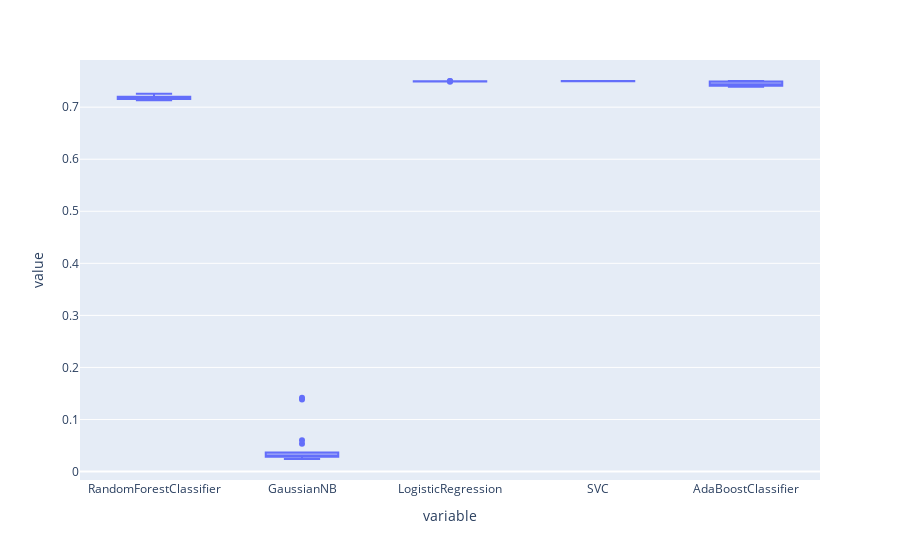

Here is the notebook cell this chart was saved with:
### Code cell
import plotly.express as px

fig = px.box(scores_df)
fig.show()

### Figure 1 — Plotly figure (JSON) as saved in the notebook; plotly's stock layout.template omitted (floating-point values rounded to 4 significant figures)
{"data": [{"alignmentgroup": "True", "hovertemplate": "variable=%{x}<br>value=%{y}<extra></extra>", "legendgroup": "", "marker": {"color": "#636efa"}, "name": "", "notched": false, "offsetgroup": "", "orientation": "v", "showlegend": false, "type": "box", "x": ["RandomForestClassifier", "RandomForestClassifier", "RandomForestClassifier", "RandomForestClassifier", "RandomForestClassifier", "RandomForestClassifier", "RandomForestClassifier", "RandomForestClassifier", "RandomForestClassifier", "RandomForestClassifier", "RandomForestClassifier", "RandomForestClassifier", "RandomForestClassifier", "RandomForestClassifier", "RandomForestClassifier", "RandomForestClassifier", "RandomForestClassifier", "RandomForestClassifier", "RandomForestClassifier", "RandomForestClassifier", "GaussianNB", "GaussianNB", "GaussianNB", "GaussianNB", "GaussianNB", "GaussianNB", "GaussianNB", "GaussianNB", "GaussianNB", "GaussianNB", "GaussianNB", "GaussianNB", "GaussianNB", "GaussianNB", "GaussianNB", "GaussianNB", "GaussianNB", "GaussianNB", "GaussianNB", "GaussianNB", "LogisticRegression", "LogisticRegression", "LogisticRegression", "LogisticRegression", "LogisticRegression", "LogisticRegression", "LogisticRegression", "LogisticRegression", "LogisticRegression", "LogisticRegression", "LogisticRegression", "LogisticRegression", "LogisticRegression", "LogisticRegression", "LogisticRegression", "LogisticRegression", "LogisticRegression", "LogisticRegression", "LogisticRegression", "LogisticRegression", "SVC", "SVC", "SVC", "SVC", "SVC", "SVC", "SVC", "SVC", "SVC", "SVC", "SVC", "SVC", "SVC", "SVC", "SVC", "SVC", "SVC", "SVC", "SVC", "SVC", "AdaBoostClassifier", "AdaBoostClassifier", "AdaBoostClassifier", "AdaBoostClassifier", "AdaBoostClassifier", "AdaBoostClassifier", "AdaBoostClassifier", "AdaBoostClassifier", "AdaBoostClassifier", "AdaBoostClassifier", "AdaBoostClassifier", "AdaBoostClassifier", "AdaBoostClassifier", "AdaBoostClassifier", "AdaBoostClassifier", "AdaBoostClassifier", "AdaBoostClassifier", "AdaBoostClassifier", "AdaBoostClassifier", "AdaBoostClassifier"], "x0": " ", "xaxis": "x", "y": [0.7162, 0.7188, 0.7176, 0.7176, 0.7248, 0.7212, 0.7165, 0.7222, 0.7142, 0.7153, 0.7161, 0.7194, 0.7133, 0.7206, 0.7153, 0.7186, 0.7178, 0.7186, 0.7256, 0.7157, 0.02924, 0.03409, 0.02939, 0.05333, 0.02879, 0.1382, 0.02819, 0.03607, 0.02925, 0.02409, 0.02939, 0.02803, 0.02682, 0.02848, 0.02894, 0.03667, 0.1418, 0.02879, 0.06031, 0.03319, 0.7495, 0.7492, 0.7495, 0.7492, 0.7495, 0.7497, 0.7495, 0.7497, 0.75, 0.7497, 0.7495, 0.7492, 0.7489, 0.7497, 0.7497, 0.7497, 0.7494, 0.7501, 0.7503, 0.7495, 0.7502, 0.7502, 0.75, 0.75, 0.75, 0.75, 0.7503, 0.7503, 0.7503, 0.7503, 0.7502, 0.7502, 0.75, 0.75, 0.75, 0.75, 0.7503, 0.7503, 0.7503, 0.7503, 0.7497, 0.7502, 0.7406, 0.7405, 0.7409, 0.7423, 0.7439, 0.7422, 0.7394, 0.7503, 0.7485, 0.7502, 0.7406, 0.748, 0.7411, 0.7414, 0.7503, 0.743, 0.7454, 0.7487], "y0": " ", "yaxis": "y"}], "layout": {"boxmode": "group", "legend": {"tracegroupgap": 0}, "margin": {"t": 60}, "xaxis": {"anchor": "y", "domain": [0, 1], "title": {"text": "variable"}}, "yaxis": {"anchor": "x", "domain": [0, 1], "title": {"text": "value"}}}}
